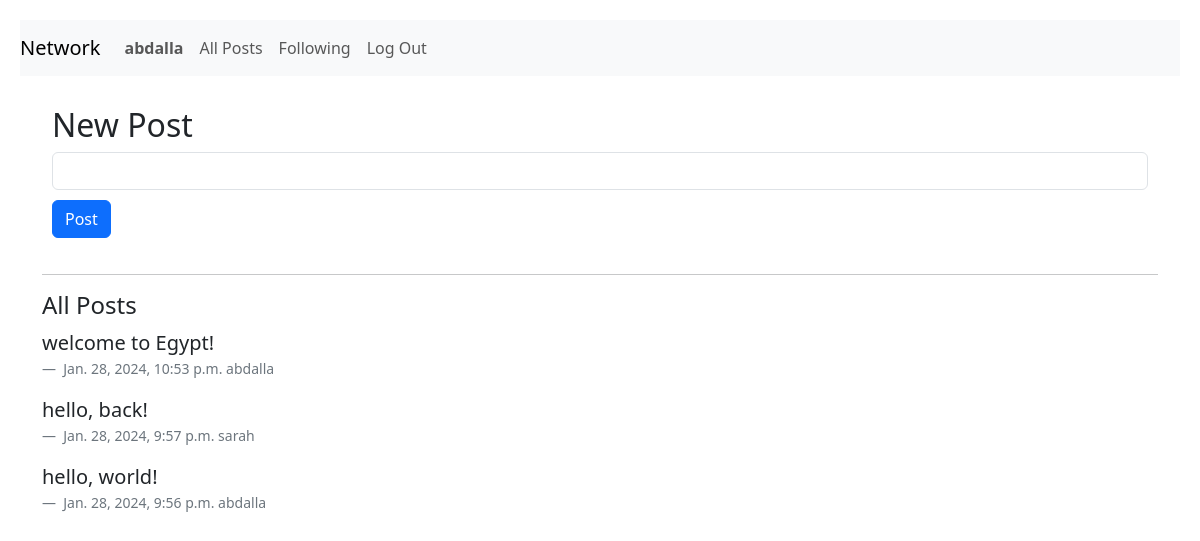
Before: / (signed in) with the older database file.
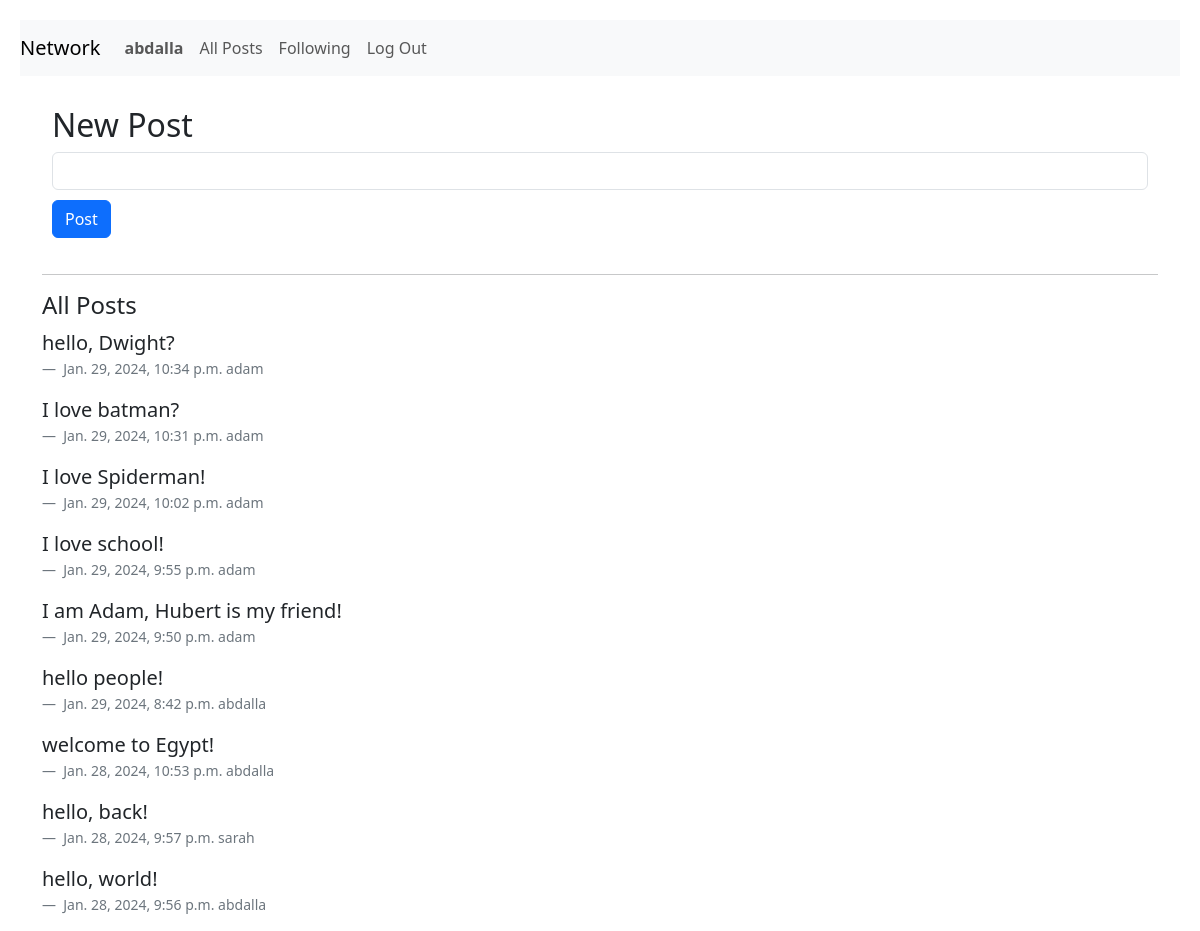
After: the same page with the newer database file.
### network/models.py (models this page shows, shortened)
class User(AbstractUser):
    pass

class TimeStampedModel(models.Model):
    created_at = models.DateTimeField(auto_now_add=True)
    updated_at = models.DateTimeField(auto_now=True)
    class Meta:
        abstract = True

class Post(TimeStampedModel):
    created = TimeStampedModel.created_at
    body = models.CharField(max_length=300)
    user = models.ForeignKey(settings.AUTH_USER_MODEL, on_delete=models.CASCADE, null=True)
    likes = models.IntegerField(blank=True)
    reactions = models.ManyToManyField(settings.AUTH_USER_MODEL, related_name="user_reactions", symmetrical=False)

### network/views.py (the view)
# urls.py: path("", views.index, name="index"),
def index(request):
    posts = Post.objects.order_by("-created_at")
    return render(
        request,
        "network/index.html",
        {"posts": posts, "form": PostForm()},
    )

### network/forms.py
class PostForm(StylishForm):
    class Meta:
        model = Post
        fields = ["body"]
        widgets = {
            "owner": forms.HiddenInput(),
        }
        labels = {
            "body": " ",
        }

### network/templates/network/index.html (shortened to what this page needs)
{% extends "network/layout.html" %}
{% block body %}
{% if user.is_authenticated %}
<section id="form-section">
    <h2>New Post</h2>
    <form action="{% url 'post' %}" method="post">
        {% for field in form %}
        <div class="form-text">
            <div>{{ field }}</div>
        </div>
        {% endfor %}
        <input id="post-button" class="btn btn-primary" type="submit" value="Post" name="save">
    </form>
</section>
<hr class="hr weather-hr" />
<section id="posts-section">
    <h4>All Posts</h4>
    <div class="row card-body">
        {% for post in posts.all %}
        <div class="comment">
            <blockquote class="blockquote">
                {{ post.body | linebreaks }}
            </blockquote>
            <figcaption class="blockquote-footer">
                {{ post.created }}
                {{ post.user }}
            </figcaption>
            {% endfor %}
        </div>
    </div>
</section>
{% endif %}
{% endblock %}

### network/templates/network/layout.html (shortened to what this page needs)
{% load static %}
<!DOCTYPE html>
<html lang="en">
<head>
    <link href="https://cdn.jsdelivr.net/npm/bootstrap@5.3.2/dist/css/bootstrap.min.css" rel="stylesheet"
>
    <link href="{% static 'network/styles.css' %}" rel="stylesheet">
</head>
<body>
    <nav class="navbar navbar-expand-lg navbar-light bg-light">
        <a class="navbar-brand" href="{% url 'index' %}">Network</a>
        <div>
            <ul class="navbar-nav mr-auto">
                {% if user.is_authenticated %}
                <li class="nav-item">
                    <a class="nav-link" href="{% url 'profile' %}"><strong>{{ user.username }}</strong></a>
                </li>
                {% endif %}
                <li class="nav-item">
                    <a class="nav-link" href="{% url 'allposts' %}">All Posts</a>
                </li>
                {% if user.is_authenticated %}
                <li class="nav-item">
                    <a class="nav-link" href="{% url 'following' %}">Following</a>
                </li>
                <li class="nav-item">
                    <a class="nav-link" href="{% url 'logout' %}">Log Out</a>
                </li>
                {% endif %}
            </ul>
        </div>
    </nav>
    <div class="container">
        {% block body %}
        {% endblock %}
    </div>
</body>
</html>

### network/static/network/styles.css (style rules this page uses)
.navbar { margin: 20px; }
#post-button { margin: 10px 0 10px 0; }
#form-section, #post-section { padding: 10px; }
a { text-decoration: none; }

Changed rows visible on the page:
added Post: body "hello, Dwight?", created "Jan. 29, 2024, 10:34 p.m.", user "adam"
added Post: body "I love batman?", created "Jan. 29, 2024, 10:31 p.m.", user "adam"
added Post: body "I love Spiderman!", created "Jan. 29, 2024, 10:02 p.m.", user "adam"
added Post: body "I love school!", created "Jan. 29, 2024, 9:55 p.m.", user "adam"
added Post: body "I am Adam, Hubert is my friend!", created "Jan. 29, 2024, 9:50 p.m.", user "adam"
added Post: body "hello people!", created "Jan. 29, 2024, 8:42 p.m.", user "abdalla"
